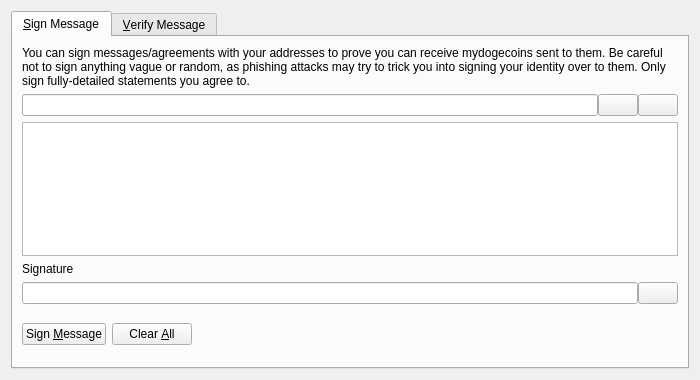
<?xml version="1.0" encoding="UTF-8"?>
<ui version="4.0">
 <class>SignVerifyMessageDialog</class>
 <widget class="QDialog" name="SignVerifyMessageDialog">
  <property name="geometry">
   <rect>
    <x>0</x>
    <y>0</y>
    <width>700</width>
    <height>380</height>
   </rect>
  </property>
  <property name="windowTitle">
   <string>Signatures - Sign / Verify a Message</string>
  </property>
  <property name="modal">
   <bool>true</bool>
  </property>
  <layout class="QVBoxLayout" name="verticalLayout">
   <item>
    <widget class="QTabWidget" name="tabWidget">
     <property name="currentIndex">
      <number>0</number>
     </property>
     <widget class="QWidget" name="tabSignMessage">
      <attribute name="title">
       <string>&amp;Sign Message</string>
      </attribute>
      <layout class="QVBoxLayout" name="verticalLayout_SM">
       <item>
        <widget class="QLabel" name="infoLabel_SM">
         <property name="text">
          <string>You can sign messages/agreements with your addresses to prove you can receive mydogecoins sent to them. Be careful not to sign anything vague or random, as phishing attacks may try to trick you into signing your identity over to them. Only sign fully-detailed statements you agree to.</string>
         </property>
         <property name="textFormat">
          <enum>Qt::PlainText</enum>
         </property>
         <property name="wordWrap">
          <bool>true</bool>
         </property>
        </widget>
       </item>
       <item>
        <layout class="QHBoxLayout" name="horizontalLayout_1_SM">
         <property name="spacing">
          <number>0</number>
         </property>
         <item>
          <widget class="QValidatedLineEdit" name="addressIn_SM">
           <property name="toolTip">
            <string>The Mydogecoin address to sign the message with</string>
           </property>
          </widget>
         </item>
         <item>
          <widget class="QPushButton" name="addressBookButton_SM">
           <property name="toolTip">
            <string>Choose previously used address</string>
           </property>
           <property name="text">
            <string/>
           </property>
           <property name="icon">
            <iconset resource="../bitcoin.qrc">
             <normaloff>:/icons/address-book</normaloff>:/icons/address-book</iconset>
           </property>
           <property name="shortcut">
            <string>Alt+A</string>
           </property>
           <property name="autoDefault">
            <bool>false</bool>
           </property>
          </widget>
         </item>
         <item>
          <widget class="QPushButton" name="pasteButton_SM">
           <property name="toolTip">
            <string>Paste address from clipboard</string>
           </property>
           <property name="text">
            <string/>
           </property>
           <property name="icon">
            <iconset resource="../bitcoin.qrc">
             <normaloff>:/icons/editpaste</normaloff>:/icons/editpaste</iconset>
           </property>
           <property name="shortcut">
            <string>Alt+P</string>
           </property>
           <property name="autoDefault">
            <bool>false</bool>
           </property>
          </widget>
         </item>
        </layout>
       </item>
       <item>
        <widget class="QPlainTextEdit" name="messageIn_SM">
         <property name="toolTip">
          <string>Enter the message you want to sign here</string>
         </property>
        </widget>
       </item>
       <item>
        <widget class="QLabel" name="signatureLabel_SM">
         <property name="text">
          <string>Signature</string>
         </property>
         <property name="textFormat">
          <enum>Qt::PlainText</enum>
         </property>
        </widget>
       </item>
       <item>
        <layout class="QHBoxLayout" name="horizontalLayout_2_SM">
         <property name="spacing">
          <number>0</number>
         </property>
         <item>
          <widget class="QLineEdit" name="signatureOut_SM">
           <property name="font">
            <font>
             <italic>true</italic>
            </font>
           </property>
           <property name="readOnly">
            <bool>true</bool>
           </property>
          </widget>
         </item>
         <item>
          <widget class="QPushButton" name="copySignatureButton_SM">
           <property name="toolTip">
            <string>Copy the current signature to the system clipboard</string>
           </property>
           <property name="text">
            <string/>
           </property>
           <property name="icon">
            <iconset resource="../bitcoin.qrc">
             <normaloff>:/icons/editcopy</normaloff>:/icons/editcopy</iconset>
           </property>
           <property name="autoDefault">
            <bool>false</bool>
           </property>
          </widget>
         </item>
        </layout>
       </item>
       <item>
        <layout class="QHBoxLayout" name="horizontalLayout_3_SM">
         <item>
          <widget class="QPushButton" name="signMessageButton_SM">
           <property name="toolTip">
            <string>Sign the message to prove you own this Mydogecoin address</string>
           </property>
           <property name="text">
            <string>Sign &amp;Message</string>
           </property>
           <property name="icon">
            <iconset resource="../bitcoin.qrc">
             <normaloff>:/icons/edit</normaloff>:/icons/edit</iconset>
           </property>
           <property name="autoDefault">
            <bool>false</bool>
           </property>
          </widget>
         </item>
         <item>
          <widget class="QPushButton" name="clearButton_SM">
           <property name="toolTip">
            <string>Reset all sign message fields</string>
           </property>
           <property name="text">
            <string>Clear &amp;All</string>
           </property>
           <property name="icon">
            <iconset resource="../bitcoin.qrc">
             <normaloff>:/icons/remove</normaloff>:/icons/remove</iconset>
           </property>
           <property name="autoDefault">
            <bool>false</bool>
           </property>
          </widget>
         </item>
         <item>
          <spacer name="horizontalSpacer_1_SM">
           <property name="orientation">
            <enum>Qt::Horizontal</enum>
           </property>
           <property name="sizeHint" stdset="0">
            <size>
             <width>40</width>
             <height>48</height>
            </size>
           </property>
          </spacer>
         </item>
         <item>
          <widget class="QLabel" name="statusLabel_SM">
           <property name="font">
            <font>
             <weight>75</weight>
             <bold>true</bold>
            </font>
           </property>
           <property name="text">
            <string/>
           </property>
           <property name="wordWrap">
            <bool>true</bool>
           </property>
          </widget>
         </item>
         <item>
          <spacer name="horizontalSpacer_2_SM">
           <property name="orientation">
            <enum>Qt::Horizontal</enum>
           </property>
           <property name="sizeHint" stdset="0">
            <size>
             <width>40</width>
             <height>48</height>
            </size>
           </property>
          </spacer>
         </item>
        </layout>
       </item>
      </layout>
     </widget>
     <widget class="QWidget" name="tabVerifyMessage">
      <attribute name="title">
       <string>&amp;Verify Message</string>
      </attribute>
      <layout class="QVBoxLayout" name="verticalLayout_VM">
       <item>
        <widget class="QLabel" name="infoLabel_VM">
         <property name="text">
          <string>Enter the receiver's address, message (ensure you copy line breaks, spaces, tabs, etc. exactly) and signature below to verify the message. Be careful not to read more into the signature than what is in the signed message itself, to avoid being tricked by a man-in-the-middle attack. Note that this only proves the signing party receives with the address, it cannot prove sendership of any transaction!</string>
         </property>
         <property name="textFormat">
          <enum>Qt::PlainText</enum>
         </property>
         <property name="alignment">
          <set>Qt::AlignLeading|Qt::AlignLeft|Qt::AlignTop</set>
         </property>
         <property name="wordWrap">
          <bool>true</bool>
         </property>
        </widget>
       </item>
       <item>
        <layout class="QHBoxLayout" name="horizontalLayout_1_VM">
         <property name="spacing">
          <number>0</number>
         </property>
         <item>
          <widget class="QValidatedLineEdit" name="addressIn_VM">
           <property name="toolTip">
            <string>The Mydogecoin address the message was signed with</string>
           </property>
          </widget>
         </item>
         <item>
          <widget class="QPushButton" name="addressBookButton_VM">
           <property name="toolTip">
            <string>Choose previously used address</string>
           </property>
           <property name="text">
            <string/>
           </property>
           <property name="icon">
            <iconset resource="../bitcoin.qrc">
             <normaloff>:/icons/address-book</normaloff>:/icons/address-book</iconset>
           </property>
           <property name="shortcut">
            <string>Alt+A</string>
           </property>
           <property name="autoDefault">
            <bool>false</bool>
           </property>
          </widget>
         </item>
        </layout>
       </item>
       <item>
        <widget class="QPlainTextEdit" name="messageIn_VM"/>
       </item>
       <item>
        <widget class="QValidatedLineEdit" name="signatureIn_VM"/>
       </item>
       <item>
        <layout class="QHBoxLayout" name="horizontalLayout_2_VM">
         <item>
          <widget class="QPushButton" name="verifyMessageButton_VM">
           <property name="toolTip">
            <string>Verify the message to ensure it was signed with the specified Mydogecoin address</string>
           </property>
           <property name="text">
            <string>Verify &amp;Message</string>
           </property>
           <property name="icon">
            <iconset resource="../bitcoin.qrc">
             <normaloff>:/icons/transaction_0</normaloff>:/icons/transaction_0</iconset>
           </property>
           <property name="autoDefault">
            <bool>false</bool>
           </property>
          </widget>
         </item>
         <item>
          <widget class="QPushButton" name="clearButton_VM">
           <property name="toolTip">
            <string>Reset all verify message fields</string>
           </property>
           <property name="text">
            <string>Clear &amp;All</string>
           </property>
           <property name="icon">
            <iconset resource="../bitcoin.qrc">
             <normaloff>:/icons/remove</normaloff>:/icons/remove</iconset>
           </property>
           <property name="autoDefault">
            <bool>false</bool>
           </property>
          </widget>
         </item>
         <item>
          <spacer name="horizontalSpacer_1_VM">
           <property name="orientation">
            <enum>Qt::Horizontal</enum>
           </property>
           <property name="sizeHint" stdset="0">
            <size>
             <width>40</width>
             <height>48</height>
            </size>
           </property>
          </spacer>
         </item>
         <item>
          <widget class="QLabel" name="statusLabel_VM">
           <property name="font">
            <font>
             <weight>75</weight>
             <bold>true</bold>
            </font>
           </property>
           <property name="text">
            <string/>
           </property>
           <property name="wordWrap">
            <bool>true</bool>
           </property>
          </widget>
         </item>
         <item>
          <spacer name="horizontalSpacer_2_VM">
           <property name="orientation">
            <enum>Qt::Horizontal</enum>
           </property>
           <property name="sizeHint" stdset="0">
            <size>
             <width>40</width>
             <height>48</height>
            </size>
           </property>
          </spacer>
         </item>
        </layout>
       </item>
      </layout>
     </widget>
    </widget>
   </item>
  </layout>
 </widget>
 <customwidgets>
  <customwidget>
   <class>QValidatedLineEdit</class>
   <extends>QLineEdit</extends>
   <header>qvalidatedlineedit.h</header>
  </customwidget>
 </customwidgets>
 <resources>
  <include location="../bitcoin.qrc"/>
 </resources>
 <connections/>
</ui>
